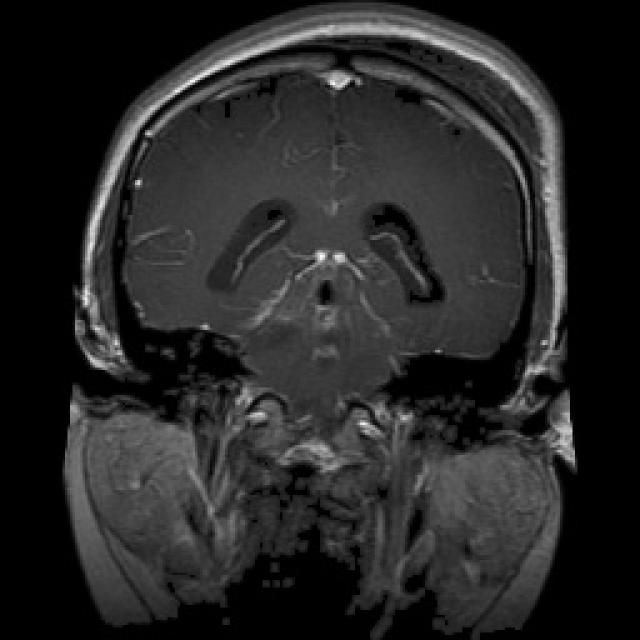
#> input picture data/raw/images/G_199_jpg.rf.86081681a2ac4986beb3ccfa84ad163e.jpg, 640 x 640 px; its folder holds 4 pictures in this run
$ python initialize_project.py
#> lines starting #> are read from the running program, lines starting #| are printed output that depends on the picture
### utils/performance_utils.py
#!/usr/bin/env python
# -*- coding:utf-8 -*-
# @FileName  :performance_utils.py
# @Time      :2025/6/23 14:35:00
# @Author    :雨霓同学
# @Project   :MedicalYOLO
# @Function  :性能测量工具

import time
import functools
import logging
from typing import Callable, Any, Optional, Tuple


# [14 lines left out: function format_time, not called in this run]


def time_it(func: Callable = None, *,
            repeat_times: int = 1,
            logger_instance: Optional[logging.Logger] = None,
            show_args: bool = True,
            precision: int = 4) -> Callable:
    """
    性能测量装饰器 - 支持不修改源码的情况下测量函数执行时间

    :param func: 被装饰的函数
    :param repeat_times: 重复执行次数，用于计算平均时间
    :param logger_instance: 日志记录器实例
    :param show_args: 是否在日志中显示函数参数
    :param precision: 时间显示精度
    :return: 装饰后的函数
    """
    def decorator(f: Callable) -> Callable:
        @functools.wraps(f)
        def wrapper(*args, **kwargs):
            func_name = f.__name__

            # 构建参数信息
            args_info = ""
            if show_args and (args or kwargs):
                args_str = ", ".join(repr(arg) for arg in args)
                kwargs_str = ", ".join(f"{k}={repr(v)}" for k, v in kwargs.items())
                all_args = [s for s in [args_str, kwargs_str] if s]
                args_info = f"({', '.join(all_args)})"

            # 记录开始时间
            start_time = time.perf_counter()

            # 执行函数指定次数
            result = None
            for i in range(repeat_times):
                if i == repeat_times - 1:  # 最后一次执行保存结果
                    result = f(*args, **kwargs)
                else:
                    f(*args, **kwargs)
#> this loop made 1 pass
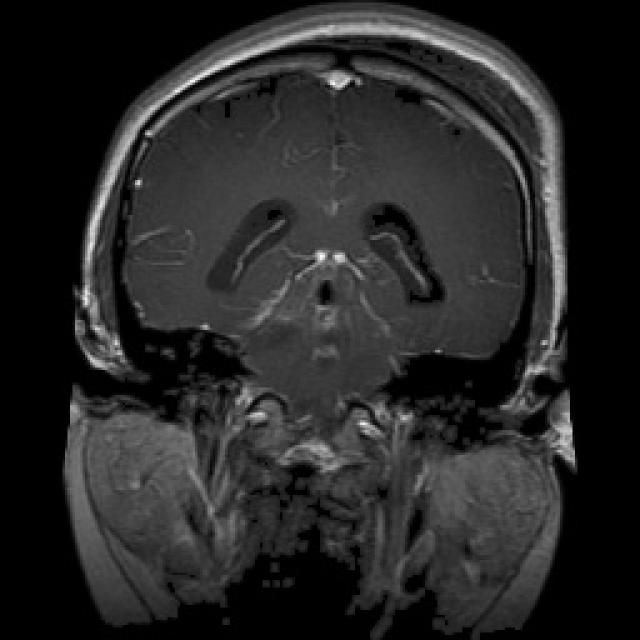
#> input picture data/raw/images/G_199_jpg.rf.86081681a2ac4986beb3ccfa84ad163e.jpg, 640 x 640 px
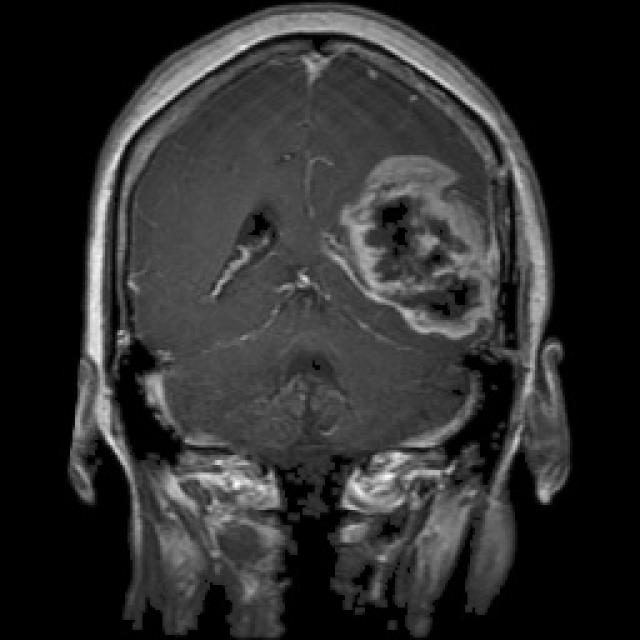
#> input picture data/raw/images/G_206_jpg.rf.4f6bb428c367638f3a383f01dd0ee272.jpg, 640 x 640 px
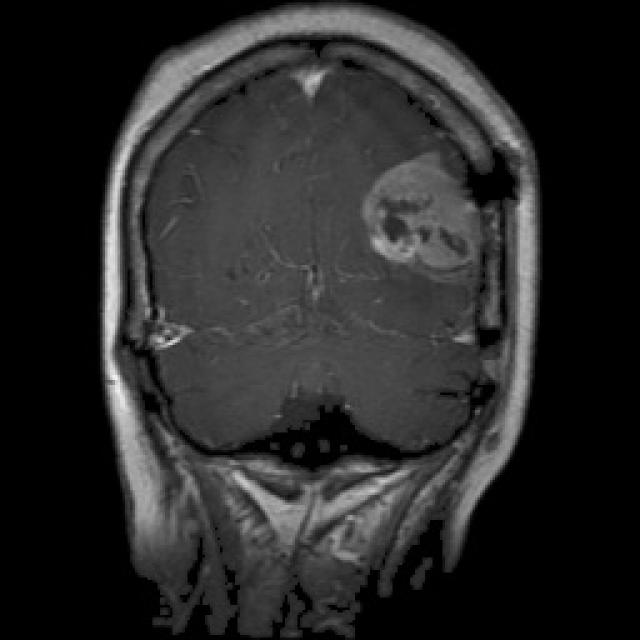
#> input picture data/raw/images/G_209_jpg.rf.c9b207651bad38aee7129fdfcf176a06.jpg, 640 x 640 px
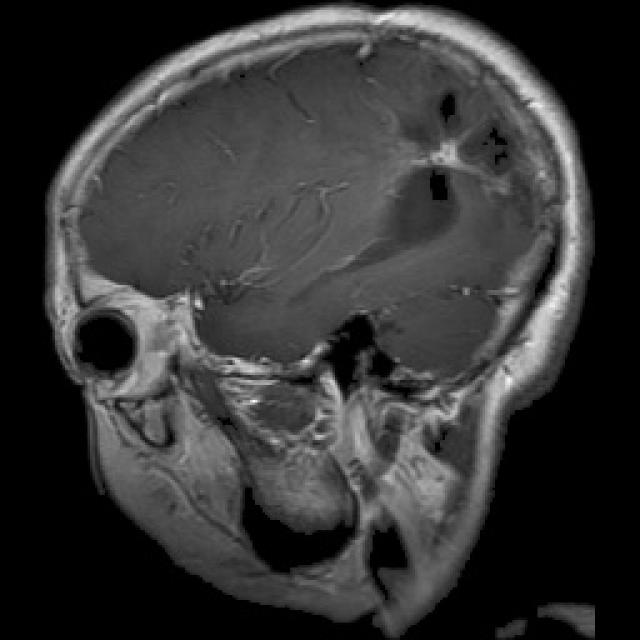
#> input picture data/raw/images/G_213_jpg.rf.b15034348814be8ee4225bd78a4319c2.jpg, 640 x 640 px

            # 计算执行时间
            end_time = time.perf_counter()
            total_time = end_time - start_time
            avg_time = total_time / repeat_times

            # 统一时间单位显示 - 使用更小的单位保持一致性
            if total_time >= 1.0:
                # 如果总时间超过1秒，都用秒显示
                formatted_total_time, total_unit = total_time, "秒"
                formatted_avg_time, avg_unit = avg_time, "秒"
            elif total_time >= 0.001:
                # 如果总时间超过1毫秒，都用毫秒显示
                formatted_total_time, total_unit = total_time * 1000, "毫秒"
                formatted_avg_time, avg_unit = avg_time * 1000, "毫秒"
            else:
                # 否则都用微秒显示
                formatted_total_time, total_unit = total_time * 1000000, "微秒"
                formatted_avg_time, avg_unit = avg_time * 1000000, "微秒"

            # 构建日志消息
            if repeat_times == 1:
                message = (f"⏱️ 函数 '{func_name}{args_info}' "
                          f"执行时间: {formatted_avg_time:.{precision}f} {avg_unit}")
            else:
                message = (f"⏱️ 函数 '{func_name}{args_info}' "
                          f"执行 {repeat_times} 次, "
                          f"总时间: {formatted_total_time:.{precision}f} {total_unit}, "
                          f"平均时间: {formatted_avg_time:.{precision}f} {avg_unit}")

            # 输出到日志或控制台
            if logger_instance:
                logger_instance.info(message)
            else:
                print(f"[TIME_IT] {message}")

            return result
        return wrapper

    # 支持带参数和不带参数的装饰器调用
    if func is None:
        return decorator
    else:
        return decorator(func)


# [66 lines left out: function measure_execution_time, not called in this run]


class PerformanceProfiler:
    """性能分析器 - 支持批量测量和统计"""

    def __init__(self, logger_instance: Optional[logging.Logger] = None):
        self.logger = logger_instance
        self.results = []

    # [60 lines left out: functions profile_function, get_summary, print_summary, not called in this run]


# 使用示例和测试代码
# [60 lines that do not run on import are left out]

### utils/initialize_project.py
import os
import shutil
from pathlib import Path
import logging
import time
from datetime import datetime
from performance_utils import time_it


def setup_logging(base_path, log_type='project_init', temp_log=True):
    log_dir = Path(base_path) / 'logging' / log_type
    log_dir.mkdir(parents=True, exist_ok=True)
    timestamp = datetime.now().strftime("%Y%m%d_%H%M%S")
    log_file_name = f'temp-{timestamp}-{log_type}.log' if temp_log else f'{log_type}_{timestamp}.log'
    log_file_path = log_dir / log_file_name

    # 清除之前的日志配置
    for handler in logging.root.handlers[:]:
        logging.root.removeHandler(handler)

    logging.basicConfig(
        filename=log_file_path,
        level=logging.INFO,
        encoding='utf-8',
        format='%(asctime)s - %(name)s - %(levelname)s - %(message)s',
        filemode='w'
    )

    # 同时输出到控制台
    console_handler = logging.StreamHandler()
    console_handler.setFormatter(logging.Formatter('%(levelname)s - %(message)s'))
    logging.getLogger().addHandler(console_handler)

    return log_file_path


@time_it
def create_directory_structure(base_path):
    """创建项目目录结构"""
    directories = [
        'configs',
        'data/raw/images',
        'data/raw/annotations',
        'data/train/images',
        'data/train/labels',
        'data/val/images',
        'data/val/labels',
        'data/test/images',
        'data/test/labels',
        'logging/project_init',
        'logging/data_conversion',
        'logging/train',
        'logging/val',
        'logging/infer',
        'logging/performance_test',
        'logging/test_log',
        'runs/detect',
        'runs/val',
        'runs/infer',
        'models/pretrained',
        'models/checkpoints',
        'output',
        'temp'
    ]

    created_count = 0
    existed_count = 0
    problem_count = 0

    for directory in directories:
        try:
            full_path = Path(base_path) / directory
            if full_path.exists():
                logging.info(f"✅ 目录已存在: {directory}")
                existed_count += 1
            else:
                full_path.mkdir(parents=True, exist_ok=True)
                logging.info(f"🆕 创建新目录: {directory}")
                created_count += 1
        except Exception as e:
            logging.error(f"❌ 创建目录失败: {directory} - 错误: {str(e)}")
            problem_count += 1

    logging.info(f"📊 目录创建完成 - 新建: {created_count}, 已存在: {existed_count}, 问题: {problem_count}")
    return created_count, existed_count, problem_count


@time_it
def check_system_requirements():
    """检查系统要求"""
    logging.info("🔍 检查系统要求...")

    # 检查Python版本
    import sys
    python_version = sys.version_info
    logging.info(f"Python版本: {python_version.major}.{python_version.minor}.{python_version.micro}")

    # 检查可用磁盘空间
    try:
        import shutil
        total, used, free = shutil.disk_usage(Path.cwd())
        free_gb = free // (1024**3)
        logging.info(f"可用磁盘空间: {free_gb} GB")

        if free_gb < 5:
            logging.warning("⚠️ 磁盘空间不足5GB，建议释放更多空间")
    except Exception as e:
        logging.error(f"无法检查磁盘空间: {str(e)}")


@time_it
def create_sample_configs():
    """创建示例配置文件"""
    config_dir = Path("configs")

    # 创建训练配置示例
    train_config_content = """# YOLOv8 训练配置文件示例
# 请根据你的实际需求修改以下参数

# 模型配置
model: yolov8n.pt  # 预训练模型路径

# 数据配置
data: configs/dataset.yaml  # 数据集配置文件路径

# 训练参数
epochs: 100
batch: 16
imgsz: 640
device: 0  # GPU设备号，使用CPU请设置为 'cpu'

# 优化器配置
lr0: 0.01
momentum: 0.937
weight_decay: 0.0005

# 数据增强
hsv_h: 0.015
hsv_s: 0.7
hsv_v: 0.4
degrees: 0.0
translate: 0.1
scale: 0.5
shear: 0.0
perspective: 0.0
flipud: 0.0
fliplr: 0.5
mosaic: 1.0
mixup: 0.0
"""

    # 创建数据集配置示例
    dataset_config_content = """# 数据集配置文件
# 请根据你的实际数据路径修改

# 数据路径
path: data  # 数据集根目录
train: train/images  # 训练图片路径
val: val/images      # 验证图片路径
test: test/images    # 测试图片路径（可选）

# 类别数量
nc: 1  # 请根据你的实际类别数量修改

# 类别名称
names:
  0: medical_object  # 请根据你的实际类别名称修改
"""

    try:
        # 写入训练配置文件
        train_config_path = config_dir / "train_config.yaml"
        if not train_config_path.exists():
            with open(train_config_path, 'w', encoding='utf-8') as f:
                f.write(train_config_content)
            logging.info(f"📝 创建训练配置文件: {train_config_path}")
        else:
            logging.info(f"📝 训练配置文件已存在: {train_config_path}")

        # 写入数据集配置文件
        dataset_config_path = config_dir / "dataset.yaml"
        if not dataset_config_path.exists():
            with open(dataset_config_path, 'w', encoding='utf-8') as f:
                f.write(dataset_config_content)
            logging.info(f"📝 创建数据集配置文件: {dataset_config_path}")
        else:
            logging.info(f"📝 数据集配置文件已存在: {dataset_config_path}")

    except Exception as e:
        logging.error(f"❌ 创建配置文件失败: {str(e)}")


@time_it
def print_detailed_user_guide(base_path):
    """打印详细的用户指引"""
    guide_content = f"""
{'='*80}
🎯 MedicalYOLO 项目初始化完成！
{'='*80}

📁 项目目录结构说明：
├── configs/                   # 配置文件目录（训练、数据集等yaml文件）
├── data/                      # 数据目录
│   ├── raw/                   # 原始数据目录（需用户手动添加）
│   │   ├── images/            # 原始医学图像（用户放置）
│   │   └── annotations/       # 原始标注文件（COCO JSON，用户放置）
│   ├── train/                 # 训练集目录（自动生成）
│   │   ├── images/            # 训练图片
│   │   └── labels/            # 训练标签
│   ├── val/                   # 验证集目录（自动生成）
│   │   ├── images/            # 验证图片
│   │   └── labels/            # 验证标签
│   └── test/                  # 测试集目录（自动生成）
│       ├── images/            # 测试图片
│       └── labels/            # 测试标签
├── models/                    # 模型文件目录
│   ├── pretrained/            # 预训练模型（用户可放置下载的.pt文件）
│   └── checkpoints/           # 训练过程中的模型权重保存
├── logging/                   # 日志文件目录
│   ├── project_init/          # 初始化日志
│   ├── data_conversion/       # 数据转换相关日志
│   ├── train/                 # 训练过程日志
│   ├── val/                   # 验证过程日志
│   ├── infer/                 # 推理过程日志
│   ├── performance_test/      # 性能测试日志
│   ├── test_log/              # 测试日志
│   └── general/               # 通用日志
├── runs/                      # YOLO运行结果目录
│   ├── detect/                # 检测结果
│   ├── val/                   # 验证结果
│   └── infer/                 # 推理结果
├── output/                    # 最终输出目录（如可视化结果、导出文件等）
├── temp/                      # 临时文件目录（缓存、临时数据等）
└── utils/                     # 工具模块目录（项目核心工具代码）
    ├── paths.py               # 路径管理模块
    ├── logging_utils.py       # 日志工具模块
    ├── performance_utils.py   # 性能测量模块
    ├── initialize_project.py  # 项目初始化模块
    └── ...                    # 其他工具模块

🚀 接下来你需要完成以下步骤：

1️⃣ 【必需】准备数据集
   📂 将你的医学图像文件放入: {base_path}/data/raw/images/
      - 支持格式: .jpg, .jpeg, .png, .bmp
      - 建议分辨率: 640x640 或更高
      - 文件命名: 使用英文和数字，避免特殊字符

   📄 将COCO格式的标注文件放入: {base_path}/data/raw/annotations/
      - 文件格式: .json
      - 必须符合COCO标注格式
      - 标注文件名应与图像对应

2️⃣ 【可选且推荐】下载预训练模型
   🌐 访问 https://github.com/ultralytics/yolov8/releases
   📥 下载适合的预训练模型 (如: yolov8n.pt, yolov8s.pt, yolov8m.pt)
   📁 将模型文件放入: {base_path}/models/pretrained/

3️⃣ 【必需】配置文件设置
   ⚙️ 编辑配置文件: {base_path}/configs/dataset.yaml
      - 修改类别数量 (nc)
      - 修改类别名称 (names)
      - 确认数据路径正确

   ⚙️ 编辑训练配置: {base_path}/configs/train_config.yaml
      - 根据GPU内存调整batch大小
      - 设置训练轮数 (epochs)
      - 选择合适的模型大小

4️⃣ 【重要】环境检查
   🐍 确保Python版本 >= 3.8
   📦 安装必需的包:
      pip install ultralytics
      pip install opencv-python
      pip install pillow
      pip install numpy
      pip install matplotlib

5️⃣ 【验证】数据准备验证
   运行以下命令验证数据准备情况:
   python -c "
import os
print('图像文件数量:', len([f for f in os.listdir('data/raw/images') if f.lower().endswith(('.jpg', '.jpeg', '.png', '.bmp'))]))
print('标注文件数量:', len([f for f in os.listdir('data/raw/annotations') if f.endswith('.json')]))
"

💡 提示与建议：

🔸 数据质量建议：
  - 图像清晰度要高，避免模糊
  - 标注准确，边界框紧贴目标
  - 数据分布均衡，各类别样本充足
  - 建议训练:验证:测试 = 7:2:1

🔸 训练参数建议：
  - 首次训练使用较小的batch size (8-16)
  - 学习率从0.01开始，根据效果调整
  - epochs建议从100开始，观察收敛情况

🔸 硬件建议：
  - GPU内存 >= 6GB (推荐8GB+)
  - CPU内存 >= 16GB
  - 可用磁盘空间 >= 10GB

📞 需要帮助？
  - 查看项目文档和示例
  - 检查日志文件了解详细信息
  - 确保所有依赖包正确安装

✅ 准备完成后，你就可以开始训练你的医学目标检测模型了！

{'='*80}
"""

    print(guide_content)
    logging.info("📋 用户指引已显示")


@time_it
def check_data_status(base_path):
    """检查数据目录状态"""
    raw_images_dir = base_path / 'data/raw/images'
    raw_annotations_dir = base_path / 'data/raw/annotations'

    # 检查图像文件
    image_extensions = {'.jpg', '.jpeg', '.png', '.bmp', '.tiff', '.webp'}
    image_count = 0
    if raw_images_dir.exists():
        image_files = [f for f in raw_images_dir.iterdir()
                      if f.suffix.lower() in image_extensions]
        image_count = len(image_files)

        if image_count > 0:
            # 检查图像尺寸分布
            try:
                from PIL import Image
                sizes = []
                for img_file in image_files[:10]:  # 只检查前10张
                    try:
                        with Image.open(img_file) as img:
                            sizes.append(img.size)
                    except:
                        continue

                if sizes:
                    avg_width = sum(s[0] for s in sizes) / len(sizes)
                    avg_height = sum(s[1] for s in sizes) / len(sizes)
                    logging.info(f"📏 图像平均尺寸: {avg_width:.0f}x{avg_height:.0f}")
            except ImportError:
                logging.warning("⚠️ 未安装PIL，无法检查图像尺寸")

    # 检查标注文件
    annotation_count = 0
    if raw_annotations_dir.exists():
        json_files = [f for f in raw_annotations_dir.iterdir()
                     if f.suffix.lower() == '.json']
        annotation_count = len(json_files)

    logging.info(f"📊 数据状态检查:")
    logging.info(f"   - 图像文件数量: {image_count}")
    logging.info(f"   - 标注文件数量: {annotation_count}")

    # 提供数据状态建议
    if image_count == 0:
        logging.warning("⚠️ 未发现图像文件，请确保图像放在正确位置")
    elif image_count < 100:
        logging.warning("⚠️ 图像数量较少，建议至少100张用于训练")
    else:
        logging.info("✅ 图像数量充足")

    if annotation_count == 0:
        logging.warning("⚠️ 未发现标注文件，请确保标注文件放在正确位置")
    else:
        logging.info("✅ 发现标注文件")

    return image_count, annotation_count


@time_it
def initialize_project():
    """主初始化函数"""
    start_time = time.perf_counter()

    # 使用当前目录作为项目根目录
    base_path = Path(__file__).parent.parent
    log_file_path = setup_logging(base_path)

    logging.info("🚀 开始初始化MedicalYOLO项目")
    logging.info(f"📁 项目根目录: {base_path.absolute()}")

    # 检查系统要求
    check_system_requirements()

    # 创建目录结构
    created, existed, problems = create_directory_structure(base_path)

    # 创建示例配置文件
    create_sample_configs()

    # 检查数据状态
    image_count, annotation_count = check_data_status(base_path)

    # 计算总执行时间
    total_time = time.perf_counter() - start_time
    if total_time >= 1.0:
        time_str = f"{total_time:.4f} 秒"
    else:
        time_str = f"{total_time * 1000:.4f} 毫秒"

    logging.info(f"⏱️ 初始化总耗时: {time_str}")
    logging.info("✅ MedicalYOLO项目初始化完成")

    # 显示详细的用户指引
    print_detailed_user_guide(base_path)

    # 最终状态报告
    print(f"\n📋 初始化完成报告:")
    print(f"   ✅ 新建目录: {created} 个")
    print(f"   📁 已存在目录: {existed} 个")
    print(f"   ❌ 问题目录: {problems} 个")
    print(f"   🖼️ 当前图像文件: {image_count} 个")
    print(f"   📄 当前标注文件: {annotation_count} 个")
    print(f"   ⏱️ 总执行时间: {time_str}")
    print(f"   📝 详细日志: {log_file_path}")

    # 数据准备状态提示
    if image_count == 0 or annotation_count == 0:
        print(f"\n⚠️  请按照上述指引准备数据文件后再开始训练！")
    else:
        print(f"\n🎉 数据文件已就绪，可以开始配置和训练！")


if __name__ == "__main__":
    initialize_project()
